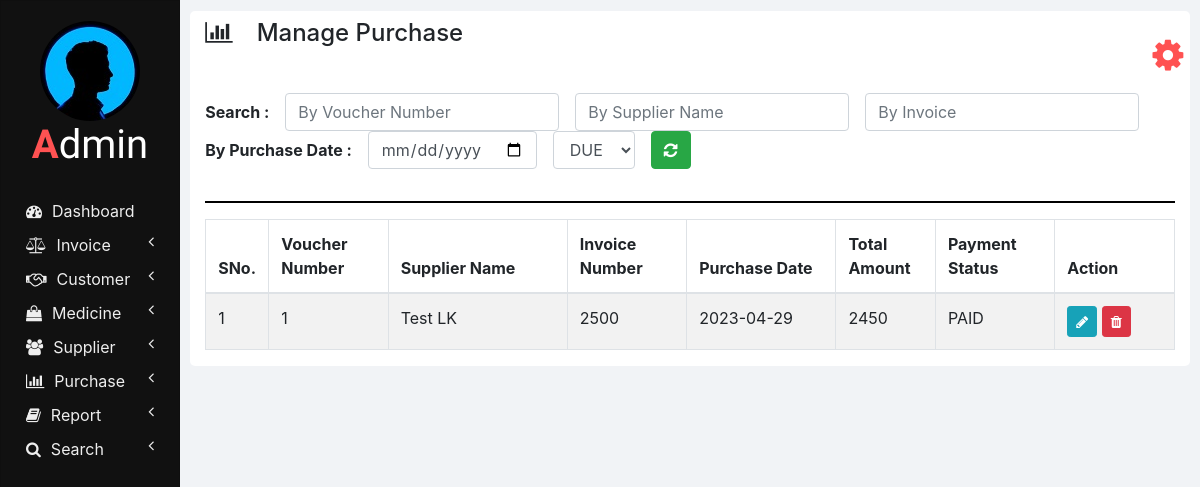
Screenshot of /manage_purchase.php with the database file from the repository.
### tables this page shows
CREATE TABLE `purchases` (
  `SUPPLIER_NAME` varchar(100) NOT NULL,
  `INVOICE_NUMBER` int(11) NOT NULL,
  `VOUCHER_NUMBER` int(11) NOT NULL,
  `PURCHASE_DATE` varchar(10) NOT NULL,
  `TOTAL_AMOUNT` double NOT NULL,
  `PAYMENT_STATUS` varchar(20) NOT NULL
);

### php/manage_purchase.php (the view, shortened to what this page needs)
<?php
  function showPurchases($id) {
    require "db_connection.php";
    if($con) {
      $seq_no = 0;
      $query = "SELECT * FROM purchases";
      $result = mysqli_query($con, $query);
      while($row = mysqli_fetch_array($result)) {
        $seq_no++;
        if($row['VOUCHER_NUMBER'] == $id)
          showEditOptionsRow($seq_no, $row);
        else
          showPurchaseRow($seq_no, $row);
      }
    }
  }
  function showPurchaseRow($seq_no, $row) {
    ?>
    <tr>
      <td><?php echo $seq_no; ?></td>
      <td><?php echo $row['VOUCHER_NUMBER']; ?></td>
      <td><?php echo $row['SUPPLIER_NAME'] ?></td>
      <td><?php echo $row['INVOICE_NUMBER']; ?></td>
      <td><?php echo $row['PURCHASE_DATE']; ?></td>
      <td><?php echo $row['TOTAL_AMOUNT']; ?></td>
      <td><?php echo $row['PAYMENT_STATUS']; ?></td>
      <td>
        <button href="" class="btn btn-info btn-sm" onclick="editPurchase(<?php echo $row['VOUCHER_NUMBER']; ?>);">
          <i class="fa fa-pencil"></i>
        </button>
        <button class="btn btn-danger btn-sm" onclick="deletePurchase(<?php echo $row['VOUCHER_NUMBER']; ?>);">
          <i class="fa fa-trash"></i>
        </button>
      </td>
    </tr>
    <?php
  }
  ?>

### css/sidenav.css (style rules this page uses)
body { background-color: #f1f3f6; }
.sidenav { width: 15%; height: 100vh; background-color: #222222; position: fixed; z-index: 1; flex: 1 0 auto; }
.card { width: 100%; height: 100%; top: 0; border-radius: 0; background-color: #111111; }
.logo .logo-caption { font-family: 'Poiret One', cursive; color: #ffffff; text-align: center; margin-bottom: 25px; }
.logo .profile { margin-left: 50%; border-radius: 50%; transform: translate(-50%); }
.logo .tweak { color: #ff5252; font-weight: bold; }
.main-menu-item { padding: 5px 5px; cursor: pointer; }
.main-menu-item > a { color: #eeeeee; text-decoration: none; font-size: 16px; }
.main-menu-item > a > span { margin-left: 10px; }

### css/home.css (style rules this page uses)
html, body { height: 100vh; }

### rows the page displays
purchases: seq_no "1", VOUCHER_NUMBER "1", SUPPLIER_NAME "Test LK", INVOICE_NUMBER "2500", PURCHASE_DATE "2023-04-29", TOTAL_AMOUNT "2450", PAYMENT_STATUS "PAID"

### other values shown
$heading "Manage Purchase"
